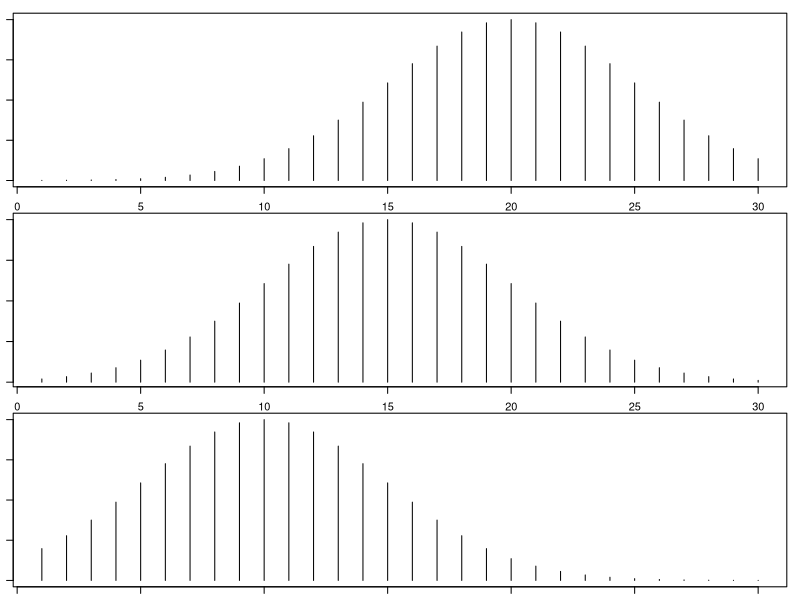

This chart was generated by the following R code: (Note: this script raises an error after producing the figure.)
rm(list=ls())

#3 communities
ncomm=3
height=1:30
nheight=length(height)
phi=matrix(NA,ncomm,nheight)

media1=c(20,15,10)
sd1=5
max1=dnorm(media1,media1,sd=sd1)
phi[1,]=0.8*dnorm(height,mean=media1[1],sd=sd1)/max1[1]
phi[2,]=0.8*dnorm(height,mean=media1[2],sd=sd1)/max1[2]
phi[3,]=0.8*dnorm(height,mean=media1[3],sd=sd1)/max1[3]

range(phi)
par(mfrow=c(3,1),mar=rep(1,4))
for (i in 1:ncomm) plot(phi[i,],type='h')

#export true parameters
setwd('U:\\independent studies\\LIDAR Tanguro\\LidarLDA_MS\\simul\\fake data')
write.csv(phi,'phi3.csv',row.names=F)
#------------------------------------------------
#5 communities

ncomm=5
height=1:30
nheight=length(height)
phi=matrix(NA,ncomm,nheight)

media1=c(25,20,15,10,5)
sd1=2
max1=dnorm(media1,media1,sd=sd1)
phi[1,]=0.8*dnorm(height,mean=media1[1],sd=sd1)/max1[1]
phi[2,]=0.8*dnorm(height,mean=media1[2],sd=sd1)/max1[2]
phi[3,]=0.8*dnorm(height,mean=media1[3],sd=sd1)/max1[3]
phi[4,]=0.8*dnorm(height,mean=media1[4],sd=sd1)/max1[4]
phi[5,]=0.8*dnorm(height,mean=media1[5],sd=sd1)/max1[5]

range(phi)
par(mfrow=c(5,1),mar=rep(1,4))
for (i in 1:ncomm) plot(phi[i,],type='h')

#export true parameters
setwd('U:\\independent studies\\LIDAR Tanguro\\LidarLDA_MS\\simul\\fake data')
write.csv(phi,'phi5.csv',row.names=F)
